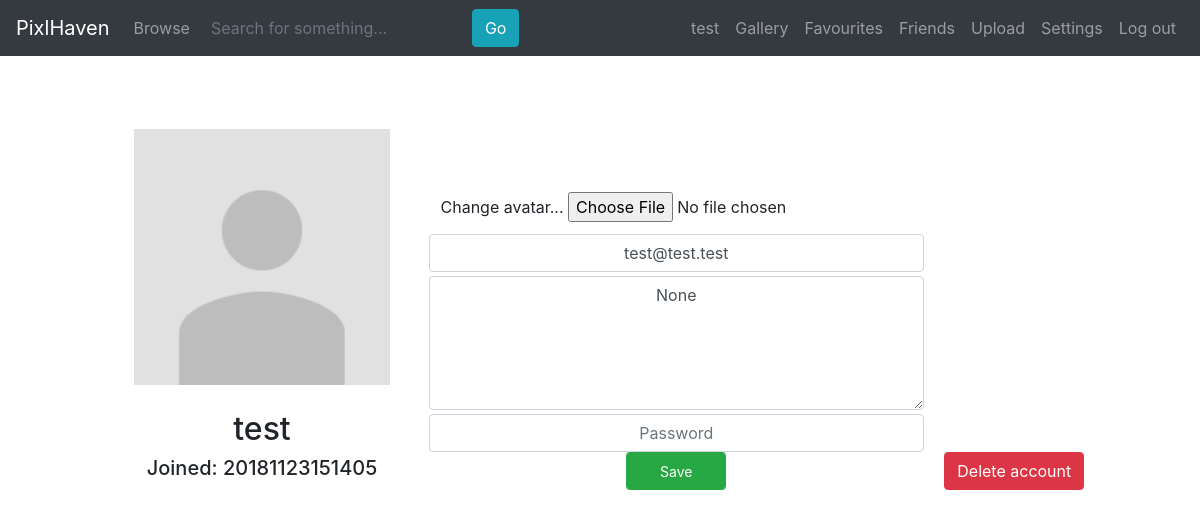
Before: /settings (signed in) with the older database file.
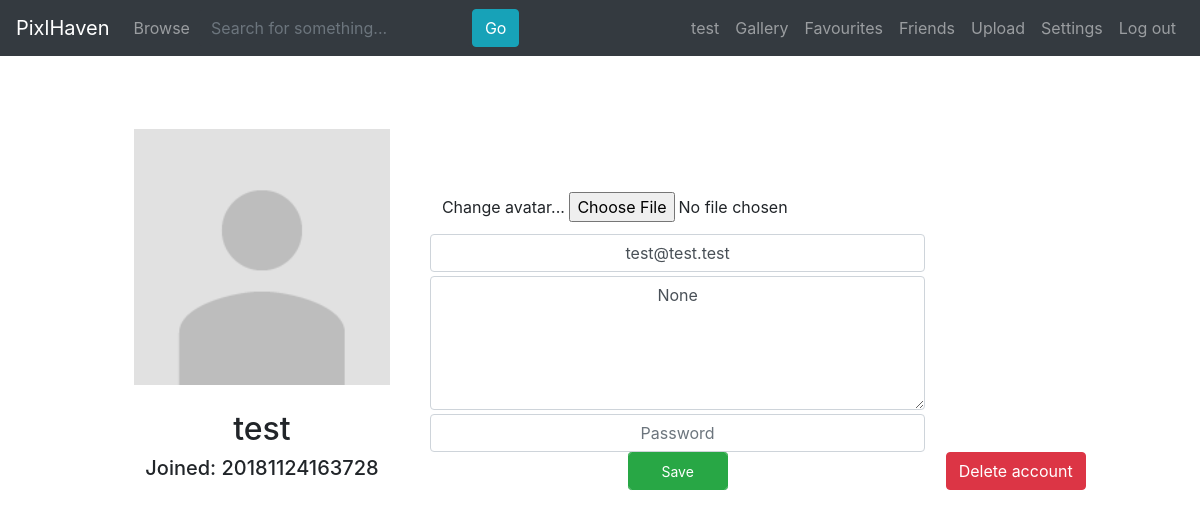
After: the same page with the newer database file.
### tables this page shows
CREATE TABLE users (
            username TEXT NOT NULL,
            password TEXT NOT NULL,
            email TEXT NOT NULL,
            date_joined TEXT NOT NULL,
            rank INTEGER DEFAULT 0,
            description TEXT,
            PRIMARY KEY (username)
        );

### main.py (the view)
@app.route('/settings', methods=['GET', 'POST'])
def settings():
    if not logged_in():
        return redirect(url_for('login'))
    user = get_user()
    message = None
    if request.method == 'POST':
        username = user['username']
        if not bcrypt.checkpw(request.form['password'].encode('utf-8'), user['password'].encode('utf-8')):
            message = "Incorrect password."
        else:
            app.logger.info(username + ' changed their settings')
            database.update_user(username, user['password'], request.form['email'], request.form['description'])
            message = "Changes saved successfully."
            if 'image' not in request.files:
                message = 'File not found.'
            else:
                file = request.files['image']
                if file.filename == '':
                    message = 'Invalid file name.'
                else:
                    extension = os.path.splitext(file.filename)[1]
                    if extension not in ['.png', '.jpg', '.jpeg']:
                        message = 'Invalid file type.'
                    else:
                        file.save(app.config['upload_folder'] + username + '/' + username + '.png')
                        user = get_user()
    else:
        request.form.email = user['email']
        request.form.description = user['description']
    return render_template('settings.html', pagetitle='Settings', user=user, message=message)

### database.py (called while the page is built)
def get_user(username):
    table_get_user = 'SELECT username, password, email, date_joined, rank, description FROM users WHERE username = ?;'
    conn = sqlite3.connect(db_file)
    cur = conn.cursor()
    cur.execute(table_get_user, [username])
    u = cur.fetchone()
    cur.close()
    conn.commit()
    conn.close()
    if not u:
        return None
    return {
        'username': u[0],
        'password': u[1],
        'email': u[2],
        'date_joined': u[3],
        'rank': u[4],
        'description': u[5]
    }

### main.py (called while the page is built)
def get_formatted_time(etime):
    return datetime.utcfromtimestamp(etime).strftime('%H:%M %d-%m-%Y')

def get_epoch_time(ftime):
    return time.mktime(time.strptime(ftime, '%Y%m%d%H%M%S'))

def logged_in():
    return 'username' in session

### templates/settings.html (shortened to what this page needs)
{% extends 'base.html' %}
{% block content %}
<div class="centre">
    <div class="settings-centre row">
        <div class="avatar avatar-big col">
            <img src="{{ user['avatar'] }}">
        </div>
        <div class="col">
            <h2>{{ user['username'] }}</h2>
            <h5>Joined: {{ user['date_joined'] }}</h5>
        </div>
    </div>
    <form class="settings-centre" enctype="multipart/form-data" method="POST">
        <label>Change avatar... <input name="image" type="file"></label>
        <input class="form-control form-text text-center" name="email" placeholder="E-mail" type="email" value="{{ request.form.email }}" required>
        <textarea class="form-control form-text text-center" cols="64" name="description" placeholder="Description" rows="5">{{ request.form.description }}</textarea>
        <input class="form-control form-text text-center" name="password" placeholder="Password" type="password" value="{{ request.form.password }}" required>
        <button class="btn btn-sm btn-success form-control" style="max-width: 100px;" type="submit">Save</button>
    </form>
    <a href="{{ url_for('remove_user', urluser=user['username']) }}"><button class="btn btn-danger">Delete account</button></a>
</div>
{% endblock %}

### templates/base.html (shortened to what this page needs)
<!DOCTYPE html>
<html>
	<head>
		<link rel="stylesheet" href="https://stackpath.bootstrapcdn.com/bootstrap/4.1.3/css/bootstrap.min.css">
		<link rel="stylesheet" href="{{ url_for('static', filename='css/base.css') }}">
	</head>
	<body>
		<nav class="navbar navbar-expand-lg navbar-dark bg-dark">
			<a class="navbar-brand" href="{{ url_for('home') }}">PixlHaven</a>
			<div class="collapse navbar-collapse" id="navbarSupportedContent">
				<ul class="navbar-nav mr-auto">
					<a class="nav-link" href="{{ url_for('browse') }}">Browse</a>
					<form class="navbar-form navbar-left form-inline my-2 my-lg-0" action="/search/" method="post" name="form">
						<div class="form-group">
							<input type="text" class="btn-dark form-search form-control" name="search" id="search" placeholder="Search for something...">
						</div>
						<button type="submit" name="submit" id="submit" class="btn btn-info">Go</button>
					</form>
				</ul>
				<ul class="navbar-nav">
					{% if user %}
					<a class="nav-link" href="{{ url_for('user', urluser=user['username']) }}">{{ user['username'] }}</a>
					<a class="nav-link" href="{{ url_for('gallery', urluser=user['username']) }}">Gallery</a>
					<a class="nav-link" href="{{ url_for('favourites', urluser=user['username']) }}">Favourites</a>
					<a class="nav-link" href="{{ url_for('friends', urluser=user['username']) }}">Friends</a>
					<a class="nav-link" href="{{ url_for('upload') }}">Upload</a>
					<a class="nav-link" href="{{ url_for('settings') }}">Settings</a>
					<a class="nav-link" href="{{ url_for('logout') }}">Log out</a>
					{% else %}
					<a class="nav-link" href="{{ url_for('login') }}">Log in</a>
					<a class="nav-link" href="{{ url_for('register') }}">Register</a>
					{% endif %}
				</ul>
			</div>
		</nav>
		<main role="main" class="container">
			{% block content %}
			{% endblock %}
		</main>
	</body>
</html>

Changed rows visible on the page:
changed users "test": date_joined "20181123151405" → "20181124163728"
